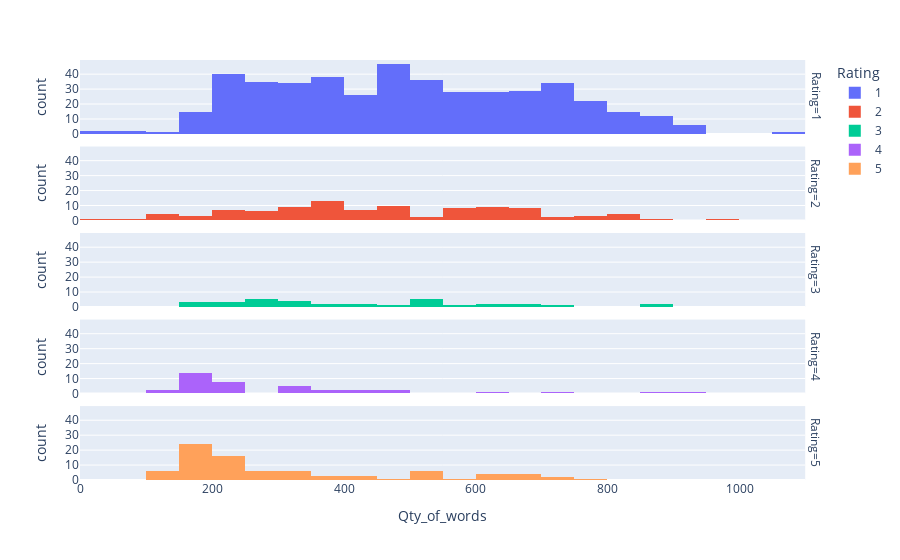

The cell this chart's notebook holds for it:
### Code cell
# Evaluating the relationship between the number of words and the Rating.
fig = px.histogram(df.sort_values(by='Rating'), x='Qty_of_words', color="Rating", facet_row='Rating')
fig.show()

### Figure 1 — Plotly figure (JSON) as saved in the notebook; plotly's stock layout.template omitted (floating-point values rounded to 4 significant figures; data arrays with more than 128 entries replaced by an {"elided": "..."} marker saying what was removed)
{"data": [{"alignmentgroup": "True", "bingroup": "x", "hovertemplate": "Rating=1<br>Qty_of_words=%{x}<br>count=%{y}<extra></extra>", "legendgroup": "1", "marker": {"color": "#636efa", "pattern": {"shape": ""}}, "name": "1", "offsetgroup": "1", "orientation": "v", "showlegend": true, "type": "histogram", "x": {"elided": "451 int values"}, "xaxis": "x5", "yaxis": "y5"}, {"alignmentgroup": "True", "bingroup": "x", "hovertemplate": "Rating=2<br>Qty_of_words=%{x}<br>count=%{y}<extra></extra>", "legendgroup": "2", "marker": {"color": "#EF553B", "pattern": {"shape": ""}}, "name": "2", "offsetgroup": "2", "orientation": "v", "showlegend": true, "type": "histogram", "x": [487, 344, 572, 369, 115, 340, 693, 207, 861, 571, 608, 57, 630, 482, 642, 771, 498, 611, 629, 637, 150, 669, 556, 232, 449, 124, 14, 130, 369, 176, 433, 461, 229, 429, 769, 261, 677, 323, 343, 408, 258, 204, 453, 235, 426, 473, 348, 657, 379, 558, 844, 679, 272, 325, 328, 337, 482, 511, 289, 379, 355, 482, 196, 581, 386, 368, 291, 590, 393, 354, 210, 754, 971, 708, 612, 808, 487, 657, 580, 374, 669, 655, 842, 741, 549, 398, 406, 362, 278, 104, 584, 625, 364, 802, 485, 323, 623, 216, 423], "xaxis": "x4", "yaxis": "y4"}, {"alignmentgroup": "True", "bingroup": "x", "hovertemplate": "Rating=3<br>Qty_of_words=%{x}<br>count=%{y}<extra></extra>", "legendgroup": "3", "marker": {"color": "#00cc96", "pattern": {"shape": ""}}, "name": "3", "offsetgroup": "3", "orientation": "v", "showlegend": true, "type": "histogram", "x": [307, 681, 178, 536, 354, 374, 451, 155, 267, 192, 722, 860, 618, 444, 284, 879, 251, 267, 257, 536, 439, 307, 339, 301, 538, 511, 607, 223, 558, 519, 214, 234, 678], "xaxis": "x3", "yaxis": "y3"}, {"alignmentgroup": "True", "bingroup": "x", "hovertemplate": "Rating=4<br>Qty_of_words=%{x}<br>count=%{y}<extra></extra>", "legendgroup": "4", "marker": {"color": "#ab63fa", "pattern": {"shape": ""}}, "name": "4", "offsetgroup": "4", "orientation": "v", "showlegend": true, "type": "histogram", "x": [301, 648, 919, 167, 143, 172, 496, 202, 174, 206, 156, 450, 307, 240, 183, 184, 191, 193, 174, 222, 240, 352, 147, 190, 195, 218, 209, 891, 435, 717, 407, 170, 339, 151, 200, 171, 363, 338, 340], "xaxis": "x2", "yaxis": "y2"}, {"alignmentgroup": "True", "bingroup": "x", "hovertemplate": "Rating=5<br>Qty_of_words=%{x}<br>count=%{y}<extra></extra>", "legendgroup": "5", "marker": {"color": "#FFA15A", "pattern": {"shape": ""}}, "name": "5", "offsetgroup": "5", "orientation": "v", "showlegend": true, "type": "histogram", "x": [518, 713, 317, 157, 115, 209, 253, 654, 700, 262, 204, 521, 449, 196, 201, 307, 676, 169, 145, 152, 200, 246, 143, 582, 241, 520, 331, 402, 384, 529, 698, 376, 635, 210, 620, 633, 218, 237, 442, 451, 198, 313, 235, 513, 192, 160, 186, 169, 179, 264, 159, 149, 209, 153, 350, 516, 257, 622, 344, 221, 763, 170, 164, 286, 202, 184, 182, 197, 203, 201, 186, 150, 684, 201, 154, 149, 188, 250, 159, 182, 167, 141, 312], "xaxis": "x", "yaxis": "y"}], "layout": {"annotations": [{"font": {}, "showarrow": false, "text": "Rating=5", "textangle": 90, "x": 0.98, "xanchor": "left", "xref": "paper", "y": 0.088, "yanchor": "middle", "yref": "paper"}, {"font": {}, "showarrow": false, "text": "Rating=4", "textangle": 90, "x": 0.98, "xanchor": "left", "xref": "paper", "y": 0.294, "yanchor": "middle", "yref": "paper"}, {"font": {}, "showarrow": false, "text": "Rating=3", "textangle": 90, "x": 0.98, "xanchor": "left", "xref": "paper", "y": 0.5, "yanchor": "middle", "yref": "paper"}, {"font": {}, "showarrow": false, "text": "Rating=2", "textangle": 90, "x": 0.98, "xanchor": "left", "xref": "paper", "y": 0.706, "yanchor": "middle", "yref": "paper"}, {"font": {}, "showarrow": false, "text": "Rating=1", "textangle": 90, "x": 0.98, "xanchor": "left", "xref": "paper", "y": 0.912, "yanchor": "middle", "yref": "paper"}], "barmode": "relative", "legend": {"title": {"text": "Rating"}, "tracegroupgap": 0}, "margin": {"t": 60}, "xaxis": {"anchor": "y", "domain": [0, 0.98], "title": {"text": "Qty_of_words"}}, "xaxis2": {"anchor": "y2", "domain": [0, 0.98], "matches": "x", "showticklabels": false}, "xaxis3": {"anchor": "y3", "domain": [0, 0.98], "matches": "x", "showticklabels": false}, "xaxis4": {"anchor": "y4", "domain": [0, 0.98], "matches": "x", "showticklabels": false}, "xaxis5": {"anchor": "y5", "domain": [0, 0.98], "matches": "x", "showticklabels": false}, "yaxis": {"anchor": "x", "domain": [0, 0.176], "title": {"text": "count"}}, "yaxis2": {"anchor": "x2", "domain": [0.206, 0.382], "matches": "y", "title": {"text": "count"}}, "yaxis3": {"anchor": "x3", "domain": [0.412, 0.588], "matches": "y", "title": {"text": "count"}}, "yaxis4": {"anchor": "x4", "domain": [0.618, 0.794], "matches": "y", "title": {"text": "count"}}, "yaxis5": {"anchor": "x5", "domain": [0.824, 1], "matches": "y", "title": {"text": "count"}}}}
